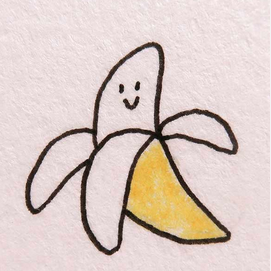
//> input picture data/banana.png, 271 x 271 px
$ ./main   (built with g++ and OpenCV 4)
//> lines starting //> are read from the running program, lines starting //| are printed output that depends on the picture
#include <opencv2/opencv.hpp>
#include <Eigen/Dense>
#include <iostream>
#include <cmath>
#include <string>
#include <algorithm>
#include <array>
#include <vector>
#include <stdexcept>


struct Cluster { // better than class for data
    float L, a, b; // CIELAB colors
    int x, y; // center coords
    int label;
    Cluster(int label_, float L_, float a_, float b_, int x_, int y_)
        : label(label_), L(L_), a(a_), b(b_), x(x_), y(y_) {}
};


int compute_s(int rows, int cols, int k){
    if (k <= 0) return 1; // division 0 not good :(
    return std::max(1, (int)std::floor(std::sqrt((rows * cols) / (double)k)));
}


std::vector<Cluster> init_clusters(const cv::Mat& laplacian,
                                    const cv::Mat& labf, int k, int S){

    const int r = laplacian.rows;
    const int c = laplacian.cols;

    constexpr std::array<std::pair<int,int>, 9> neigh3x3 = {{
    {-1,-1}, {-1,0}, {-1,1},
    { 0,-1}, { 0,0}, { 0,1},
    { 1,-1}, { 1,0}, { 1,1}
    }};


    std::vector<Cluster> clusters;
    clusters.reserve(k);
    int cluster_label{};

    for (int x = S/2; x < c && clusters.size() < k; x += S) {
        for (int y = S/2; y < r && clusters.size() < k; y += S) {

            int xk = x;
            int yk = y;

            float lowest_gradient = laplacian.at<float>(y, x);
            // Move (x,y) to lowest gradient position in 3x3 neighborhood,
            // assume it stays in grid
            for (const std::pair<int,int>& p : neigh3x3){
                int nx = x + p.first;
                int ny = y + p.second;
                if (nx < 0 || nx >= r || ny < 0 || ny >= c) continue; // bounds
                float curr_gradient = laplacian.at<float>(y, x);

                if (curr_gradient < lowest_gradient){
                    lowest_gradient = curr_gradient;
                    xk = nx; yk = ny;
                }
            }

            cv::Vec3f lab = labf.at<cv::Vec3f>(yk, xk);
            float L = lab[0];
            float a = lab[1];
            float b = lab[2];

            clusters.emplace_back(cluster_label, L, a, b, xk, yk); // emplace_back(args...) <=> constructeur T(args...)

            cluster_label++;
        }
    }

    for (Cluster& cluster : clusters){
        cluster.x = std::min(labf.cols - 1, std::max(0, cluster.x));
        cluster.y = std::min(labf.rows - 1, std::max(0, cluster.y));
    }
    return clusters;

}


/* Loads image into CIELAB format from file path */
cv::Mat img_to_labf(const std::string& img_path){ // "image.png"
//> called with img_path = "banana.png"
    cv::Mat img = cv::imread(img_path, cv::IMREAD_COLOR);
//> img is the input picture: 271 rows x 271 cols, CV_8UC3; mean B, G, R 196.7, 203, 219
    if (img.empty()) return cv::Mat();

    cv::Mat lab;
    cv::cvtColor(img, lab, cv::COLOR_BGR2Lab);
//> lab: 271 rows x 271 cols, CV_8UC3; mean of channels 0, 1, 2 210.1, 133.1, 133.4

    cv::Mat labf;
    lab.convertTo(labf, CV_32FC3);
//> labf: 271 rows x 271 cols, CV_32FC3; mean of channels 0, 1, 2 210.1, 133.1, 133.4

    return labf;
}

cv::Mat gradient_map(const std::string& img_path){ // useful for clusters init
//> called with img_path = "banana.png"
    cv::Mat img = cv::imread(img_path, cv::IMREAD_GRAYSCALE);
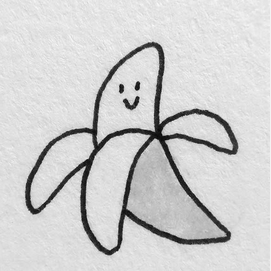
//> img: 271 rows x 271 cols, CV_8UC1; min 7, max 250, mean 206.7
    CV_Assert(!img.empty());

    cv::Mat lap;
    cv::Laplacian(img, lap, CV_32F, 3);
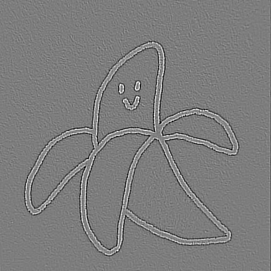
//> lap: 271 rows x 271 cols, CV_32FC1; min -772, max 796, mean -0.2; drawn with min black and max white

    return cv::abs(lap);
}

Eigen::MatrixXf lab_to_grid(const cv::Mat& lab){
    Eigen::MatrixXf grid(lab.rows, lab.cols);
    return grid;
}


float compute_distance(Cluster c, int xi, int yi, float Li, float ai, float bi, int S){
    float dc2 = pow(c.L - Li,2) + pow(c.a - ai,2) + pow(c.b - bi, 2);
    float ds2 = pow(c.x - xi,2) + pow(c.y - yi, 2);

    int m = 10; // can be [1,40] when working with CIELAB

    float D = sqrt(dc2 + ((ds2 / pow(S,2)) * pow(m,2)));

    return D;
}

float L2_norm(){ // L2 norm is used to compute a residual error E
    return 0;
}


float update_clusters(std::vector<Cluster>& clusters, const cv::Mat& labf, // may need to optimize later
                    Eigen::MatrixXf& labels) // will return the residual error E
{
    /* for each pixel somme cluster correspondant
    keep how much pixels in each clusters et hop on divise. */

    const int r = labels.cols();
    const int c = labels.rows(); // inversion ok

    const int n_clusters = clusters.size();

    std::vector<int> pixel_per_cluster(n_clusters, 0);

    std::vector<Cluster> newClusters;
    newClusters.reserve(n_clusters);
    for (int i = 0; i < n_clusters; i++){
        newClusters.emplace_back(i,0,0,0,0,0);
    }

    for (int x = 0; x < r; x++) {
        for (int y = 0; y < c; y++){

            int lbl = (int)labels(y, x);
            if (lbl < 0 || lbl >= n_clusters) continue;
            pixel_per_cluster[lbl]++;

            cv::Vec3f lab = labf.at<cv::Vec3f>(y, x);
            newClusters[labels(y, x)].L += lab[0];
            newClusters[labels(y, x)].a += lab[1];
            newClusters[labels(y, x)].b += lab[2];
            newClusters[labels(y, x)].x += x;
            newClusters[labels(y, x)].y += y;

        }
    }

    for (Cluster& cluster : newClusters){
        if (pixel_per_cluster[cluster.label]==0){
            cluster = clusters[cluster.label];
            continue;
        }
        int pix = pixel_per_cluster[cluster.label];
        cluster.x = cluster.x / pix; // cluster.label sould never be empty (I hope)
        cluster.y = cluster.y / pix;
        cluster.L = cluster.L / pix;
        cluster.a = cluster.a / pix;
        cluster.b = cluster.b / pix;
    }


    float E{}; // L2 norm is used to compute a residual error E between the new/old cluster center locations
    for (int i = 0; i < n_clusters; i++){
        E += std::sqrt(
            (clusters[i].L - newClusters[i].L) * (clusters[i].L - newClusters[i].L)
            + (clusters[i].a - newClusters[i].a) * (clusters[i].a - newClusters[i].a)
            + (clusters[i].b - newClusters[i].b) * (clusters[i].b - newClusters[i].b)
            + (clusters[i].x - newClusters[i].x) * (clusters[i].x - newClusters[i].x)
            + (clusters[i].y - newClusters[i].y) * (clusters[i].y - newClusters[i].y)
        );
    }

    clusters = newClusters; // assignation

    return E;
}


/* runs one iteration of the algorithm and returns the residual error */
float slic(std::vector<Cluster>& clusters,
        const cv::Mat& labf,
        Eigen::MatrixXf& labels,
        Eigen::MatrixXf& distance,
        int S)
{
    const int r = labels.rows();
    const int c = labels.cols();

    distance.setConstant(INFINITY);
    /* Assignment */
    for (Cluster& cluster : clusters){ // for each cluster center Ck
        int xk = cluster.x;
        int yk = cluster.y;

        // for each pixel i in a 2S × 2S region around Ck
        for (int xi = std::max(0, xk - S); xi < std::min(c, xk + S); xi++) {
            for (int yi = std::max(0, yk - S); yi < std::min(r, yk + S); yi++) {
                if ((unsigned)yi >= (unsigned)r || (unsigned)xi >= (unsigned)c) continue;
                cv::Vec3f lab = labf.at<cv::Vec3f>(yi, xi);

                float Li = lab[0];
                float ai = lab[1];
                float bi = lab[2]; // get pixel colors

                float D = compute_distance(cluster, xi, yi, Li, ai, bi, S);

                if (D < distance(yi, xi)){
                    distance(yi, xi) = D;
                    labels(yi, xi) = cluster.label;
                }
            }
        }
    }

    /* Update */
    // compute new cluster centers update step adjusts the cluster centers to be the mean [l a b x y] of pixels in cluster
    float E = update_clusters(clusters, labf, labels);  // residual error

    return E;
}


cv::Mat render_output(const cv::Mat& labf,
                    const Eigen::MatrixXf& labels) // actually maybe not const
{
    // cv::convexHull surement pour commencer
    // need to fix  pixels that do not belong to the same connected component as their cluster center may remain (C. Post Processing section)
    // draw a 1px border around each cluster
    cv::Mat output_image = labf.clone();
    const int rows = output_image.rows;
    const int cols = output_image.cols;

    for (int y = 0; y < rows-1; y++){
        for (int x = 0; x < cols-1; x++){
            int l = labels(y, x);
            if (l != labels(y+1, x) || l != labels(y, x+1)){
                output_image.at<cv::Vec3f>(y, x) = cv::Vec3f(0.0, 0.0, 0.0);
            }
        }
    }
    // convert back labf to bgr
    cv::Mat lab8, bgr;
    output_image.convertTo(lab8, CV_8UC3);
    cv::cvtColor(lab8, bgr, cv::COLOR_Lab2BGR);
    return bgr;
}


int main() {
    // loading image
    std::string image_path = "banana.png";
    const cv::Mat labf = img_to_labf(image_path); // can access it fast just to get values, it will not change
    const cv::Mat laplacian = gradient_map(image_path);
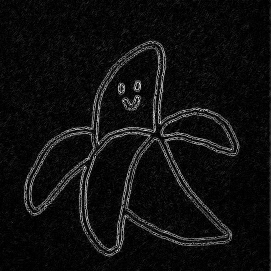
//> laplacian: 271 rows x 271 cols, CV_32FC1; min 0, max 796, mean 49.8; drawn with min black and max white
    if (labf.empty()) return -1;

    const int r = laplacian.rows; // if can be const then it must be const
//> r = 271
    const int c = laplacian.cols;
//> c = 271

    const int n_pixels = 100; // k
    const int S = compute_s(r, c, n_pixels); // find size for sampling pixels at regular grid steps S
//> S = 27

    // Initialise cluster centers Ck, clusters will change their centers as the algorithm runs
    std::vector<Cluster> clusters = init_clusters(laplacian, labf, n_pixels, S);
//> the loop in init_clusters, `for (int x = S/2; x < c && clusters.size() < k; x += S)` made 10 passes
//> cluster_label on passes 1 to 10: 10, 20, 30, 40, 50, 60, 70, 80, 90, 100
//> after the loop in init_clusters, `for (int x = S/2; x < c && clusters.size() < k; x += S)`: clusters = 100 items; cluster_label = 100
//> the loop in init_clusters, `for (Cluster& cluster : clusters)` made 100 passes
//> clusters = 100 items

    // Label and Distance map to track l(i) and d(i)
    Eigen::MatrixXf labels = lab_to_grid(labf);
    labels.setConstant(-1);
    Eigen::MatrixXf distance = lab_to_grid(labf);
    distance.setConstant(INFINITY);

    //Slic
    const float threshold = 5; // fix later also f(image size)
    float E = threshold+1; // residual error
    while (E > threshold){
        E = slic(clusters, labf, labels, distance, S);
        std::cout << E << '\n';
    }
//> this loop made 54 passes
//> (E in slic, E) on passes 1 to 12: (1158, 1158), (1253, 1253), (440.3, 440.3), (267.1, 267.1), (236.7, 236.7), (227, 227), (273.9, 273.9), (231.4, 231.4), (162.8, 162.8), (136.8, 136.8), (133.9, 133.9), (120.3, 120.3)
//| 1158.03
//| 1252.96
//| 440.346
//| 267.099
//| 236.716
//| 227.009
//| 273.896
//| 231.419
//> (output is shown up to pass 8 of 54)

    // render final image
    cv::Mat output_image = render_output(labf, labels);
//> after the loop in render_output, `for (int y = 0; y < rows-1; y++)`:
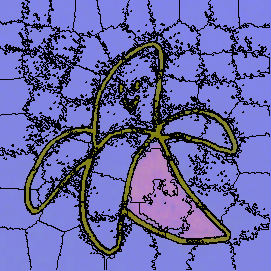
//> output_image: 271 rows x 271 cols, CV_32FC3; mean B, G, R 167.2, 103.5, 103.9
//> in render_output, `cv::cvtColor(lab8, bgr, cv::COLOR_Lab2BGR);`:
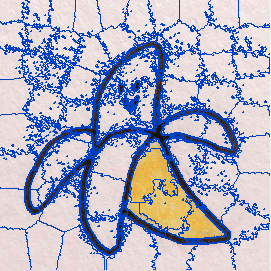
//> bgr: 271 rows x 271 cols, CV_8UC3; mean B, G, R 199.5, 176.1, 174.8

    cv::imshow("image", output_image);
    cv::waitKey(0);
    return 0;
}
